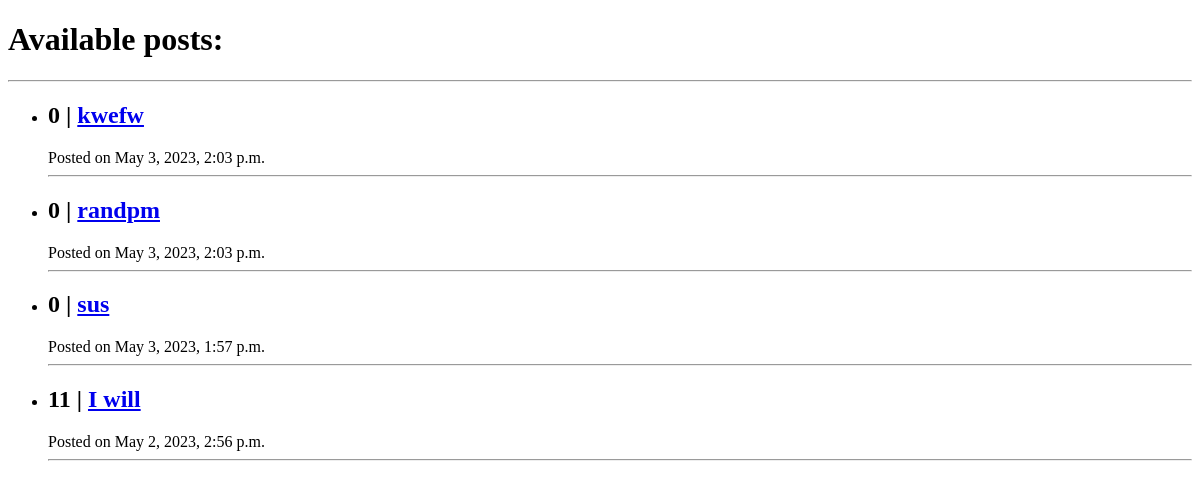
The app's page /, older data.
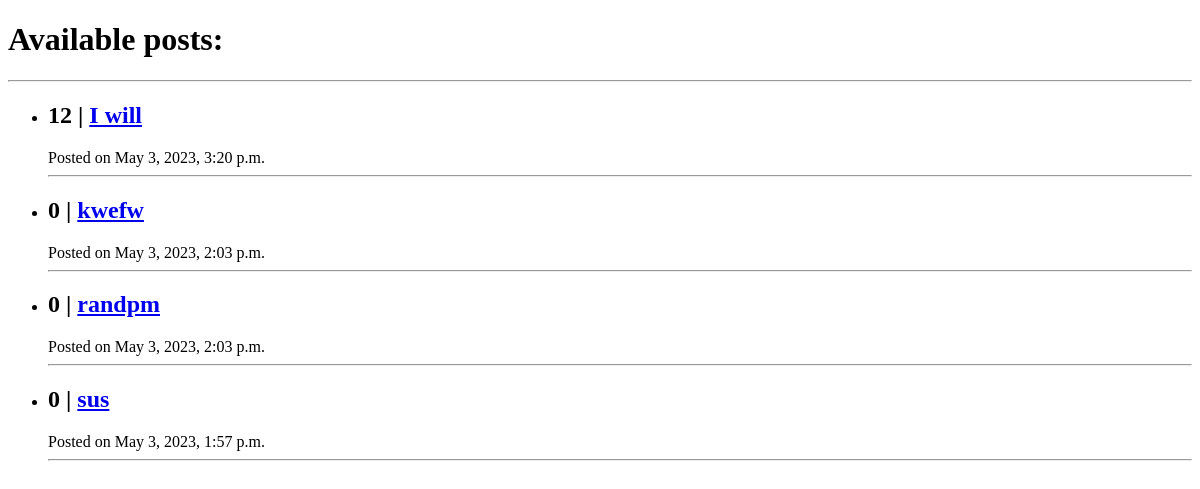
The same page, newer data.
### myapp/models.py (models this page shows, shortened)
class Post(models.Model):
    title = models.CharField(max_length=48)
    text = models.TextField()
    pub_date = models.DateTimeField('Date published', auto_now=True)
    score = models.IntegerField(default=0)

### myapp/views.py (the view)
# urls.py: path('', views.index, name='index_url'),
def index(request):
    posts = Post.objects.order_by('-pub_date')[:5]
    context = { 'posts' : posts }
    template = loader.get_template('myapp/index.html')
    return HttpResponse(template.render(context, request))

### myapp/templates/myapp/index.html (shortened to what this page needs)
{% extends 'myapp/base.html' %}
{% block content %}
    <h1>Available posts:</h1>
    <hr>
    <ul>
    {% if posts %}
        {% for post in posts  %}
            <li><h2><b>{{post.score}}</b>  | <a href="{% url 'myapp:details_url' post.id %}">{{post.title}}</a> </li>
            Posted on {{post.pub_date}}
            <hr>
        {% endfor %}
    {% else %}
        <h1><b>No posts yet!<b><h1>
    {% endif %}
    </ul>
{% endblock content %}

Row changes from the older to the newer data that the page shows:
changed Post "I will": score "11" → "12"; pub_date "May 2, 2023, 2:56 p.m." → "May 3, 2023, 3:20 p.m."; moves up the list
